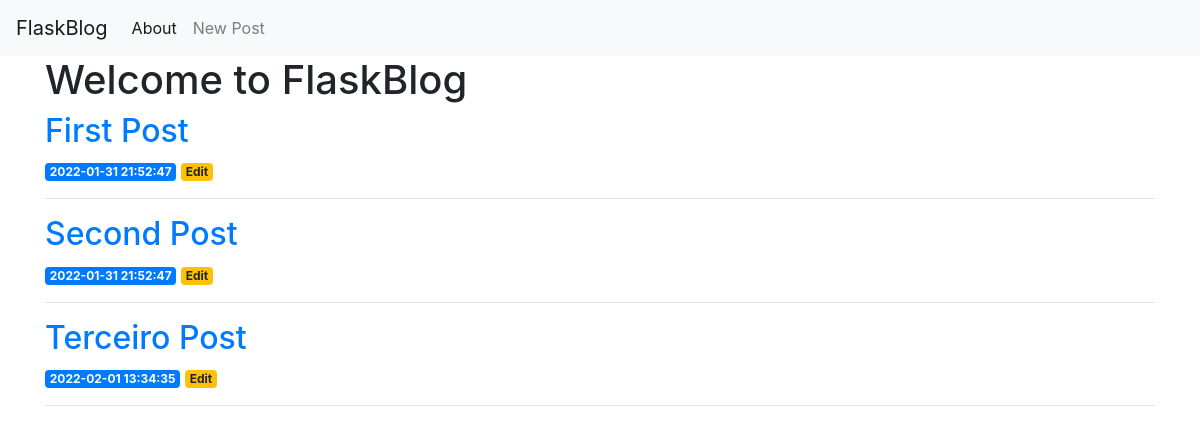
Before: / with the older database file.
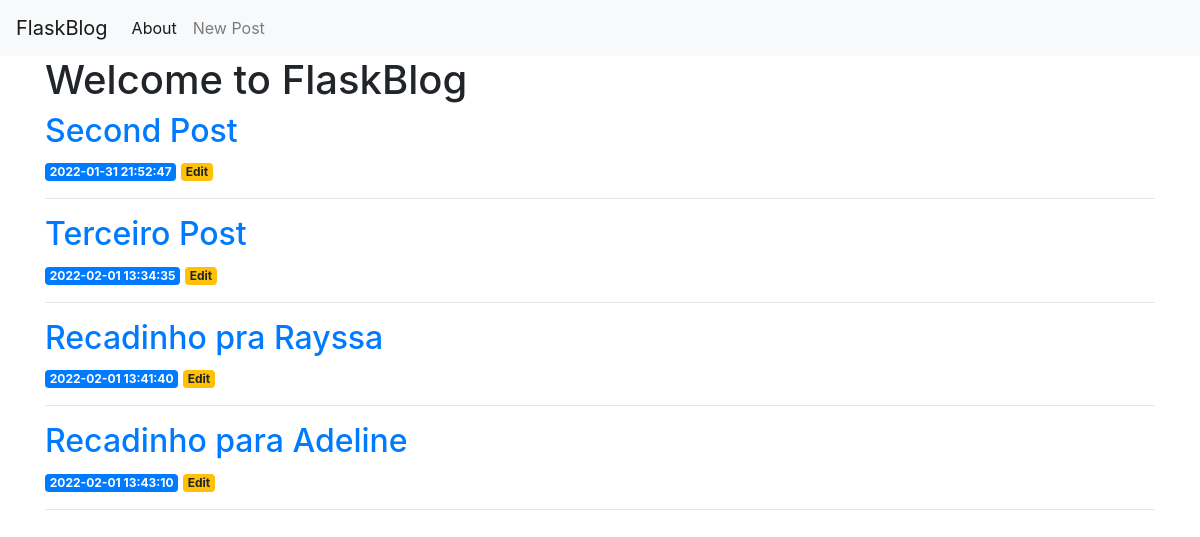
After: the same page with the newer database file.
### tables this page shows
CREATE TABLE posts (
    id INTEGER PRIMARY KEY AUTOINCREMENT,
    created TIMESTAMP NOT NULL DEFAULT CURRENT_TIMESTAMP,
    title TEXT NOT NULL,
    content TEXT NOT NULL
);

### app.py (the view)
@app.route('/')
def index():
    conn = get_db_connection()
    posts = conn.execute('SELECT * FROM posts').fetchall()
    conn.close()
    return render_template('index.html', posts=posts)

### app.py (called while the page is built)
def get_db_connection():
    conn = sqlite3.connect('database.db')
    conn.row_factory = sqlite3.Row
    return conn

### templates/index.html
{% extends 'base.html' %}
{% block content %}
    <h1>{% block title %} Welcome to FlaskBlog {% endblock %}</h1>
    {% for post in posts %}
        <a href="{{ url_for('post', post_id=post['id']) }}">
            <h2>{{ post['title'] }}</h2>
        </a>
        <span class="badge badge-primary">{{ post['created'] }}</span>
        <a href="{{ url_for('edit', id=post['id']) }}">
            <span class="badge badge-warning">Edit</span>
        </a>
        <hr>
    {% endfor %}
{% endblock %}

### templates/base.html (shortened to what this page needs)
<!doctype html>
<html lang="en">
<head>
    <link rel="stylesheet" href="https://stackpath.bootstrapcdn.com/bootstrap/4.3.1/css/bootstrap.min.css"
>
</head>
<body>
<nav class="navbar navbar-expand-md navbar-light bg-light">
    <a class="navbar-brand" href="{{ url_for('index')}}">FlaskBlog</a>
    <div class="collapse navbar-collapse" id="navbarNav">
        <ul class="navbar-nav">
            <li class="nav-item active">
                <a class="nav-link" href="#">About</a>
            </li>
            <li class="nav-item">
                <a class="nav-link" href="{{url_for('create')}}">New Post</a>
            </li>
        </ul>
    </div>
</nav>
<div class="container">
    {% block content %} {% endblock %}
</div>
</body>
</html>

Changed rows visible on the page:
removed posts: title "First Post", created "2022-01-31 21:52:47"
added posts: title "Recadinho pra Rayssa", created "2022-02-01 13:41:40"
added posts: title "Recadinho para Adeline", created "2022-02-01 13:43:10"
